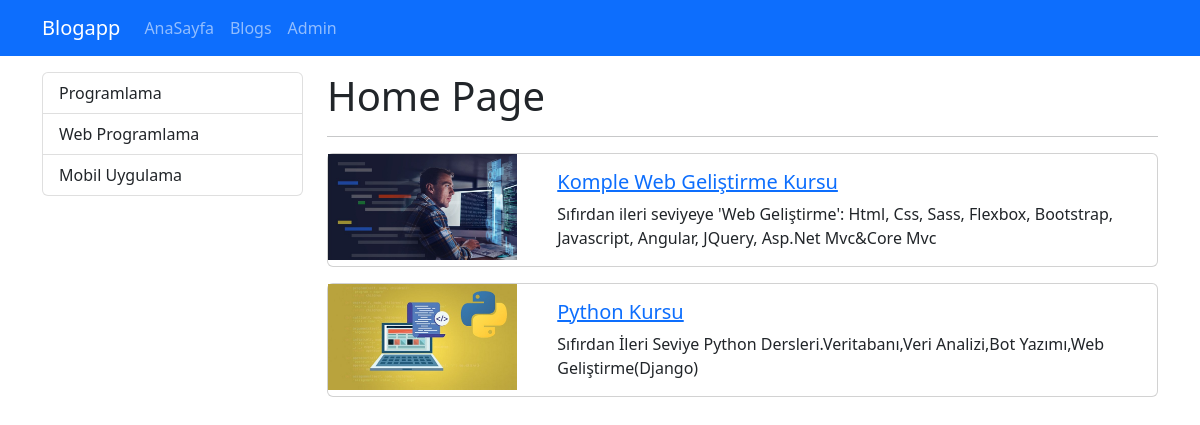
The page /hadicanımsende on the database as committed earlier.
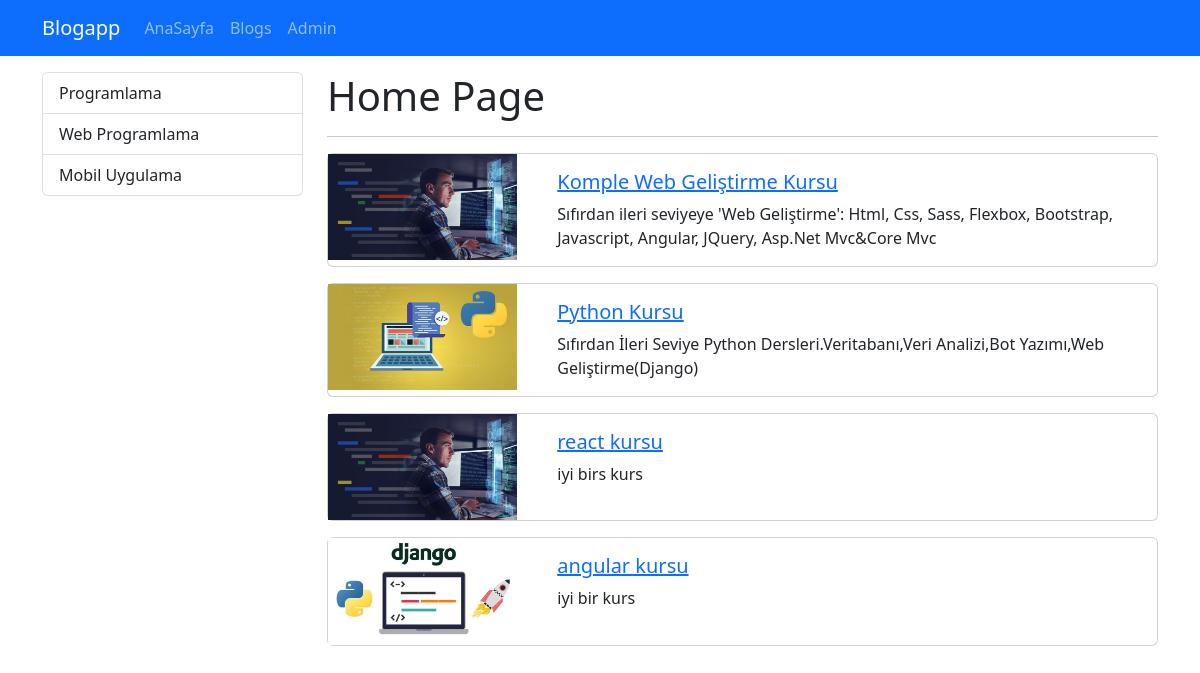
The same page on the database as committed later.
### blog/models.py (models this page shows, shortened)
class Blog(models.Model):
    title = models.CharField(max_length=200)
    image = models.ImageField(upload_to="blogs")
    description = models.TextField()
    is_active = models.BooleanField(default=False)
    is_home = models.BooleanField(default=False)
    slug = models.SlugField(null=False, blank=True, unique=True, db_index=True, editable=False)

### blog/views.py (called while the page is built)
def index(request):
    context = {
        "blogs": Blog.objects.filter(is_home=True,is_active=True),
        "title": "Anasayfa"
    }
    return render(request, 'blog/index.html', context)

### blog/templates/blog/index.html (shortened to what this page needs)
{% extends "base.html" %}
{% load static %}
{% block content %}
    <div class="container mt-3">
        <div class="row">
            <div class="col-3">
                {% include 'partials/_categorys.html' %}
            </div>
            <div class="col-9">
                <h1>Home Page</h1>
                <hr>
                {% for blog in blogs %}
                    {% if blog.is_home and blog.is_active%}
                        {% include 'blog/partials/_blog.html' %}
                    {% endif %}
                {% endfor %}
            </div>
        </div>
    </div>
{% endblock %}

### blog/templates/blog/partials/_blog.html
{% load static %}
<div class="card mb-3">
    <div class="row">
        <div class="col-md-3">
            <img src="{{ blog.image.url }}" alt="" class="img-fluid">
        </div>
        <div class="col-md-9">
            <div class="card-body">
                <h5 class="card-title">
                    <a href="{% url 'blog_details' blog.slug %}">
                        {{ blog.title }}
                    </a>
                </h5>
                <p class="card-text">{{ blog.description }}  </p>
            </div>
        </div>
    </div>
</div>

Rows that differ between the two databases and show on the page:
added Blog: image (picture), title "react kursu", description "iyi birs kurs"
added Blog: image (picture), title "angular kursu", description "iyi bir kurs"
